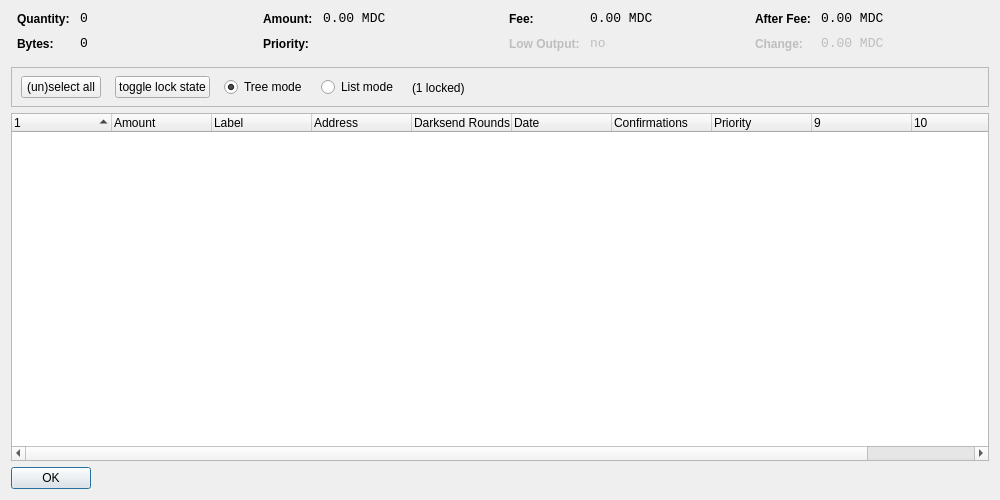
<?xml version="1.0" encoding="UTF-8"?>
<ui version="4.0">
 <class>CoinControlDialog</class>
 <widget class="QDialog" name="CoinControlDialog">
  <property name="geometry">
   <rect>
    <x>0</x>
    <y>0</y>
    <width>1000</width>
    <height>500</height>
   </rect>
  </property>
  <property name="windowTitle">
   <string>Coin Control</string>
  </property>
  <layout class="QVBoxLayout" name="verticalLayout">
   <item>
    <layout class="QHBoxLayout" name="horizontalLayoutTop" stretch="0,0,0,0">
     <property name="topMargin">
      <number>0</number>
     </property>
     <property name="bottomMargin">
      <number>10</number>
     </property>
     <item>
      <layout class="QFormLayout" name="formLayoutCoinControl1">
       <property name="horizontalSpacing">
        <number>10</number>
       </property>
       <property name="verticalSpacing">
        <number>10</number>
       </property>
       <property name="leftMargin">
        <number>6</number>
       </property>
       <property name="rightMargin">
        <number>6</number>
       </property>
       <item row="0" column="0">
        <widget class="QLabel" name="labelCoinControlQuantityText">
         <property name="styleSheet">
          <string notr="true">font-weight:bold;</string>
         </property>
         <property name="text">
          <string>Quantity:</string>
         </property>
        </widget>
       </item>
       <item row="0" column="1">
        <widget class="QLabel" name="labelCoinControlQuantity">
         <property name="font">
          <font>
           <family>Monospace</family>
           <pointsize>10</pointsize>
          </font>
         </property>
         <property name="cursor">
          <cursorShape>IBeamCursor</cursorShape>
         </property>
         <property name="contextMenuPolicy">
          <enum>Qt::ActionsContextMenu</enum>
         </property>
         <property name="text">
          <string notr="true">0</string>
         </property>
         <property name="textInteractionFlags">
          <set>Qt::LinksAccessibleByMouse|Qt::TextSelectableByKeyboard|Qt::TextSelectableByMouse</set>
         </property>
        </widget>
       </item>
       <item row="1" column="0">
        <widget class="QLabel" name="labelCoinControlBytesText">
         <property name="styleSheet">
          <string notr="true">font-weight:bold;</string>
         </property>
         <property name="text">
          <string>Bytes:</string>
         </property>
        </widget>
       </item>
       <item row="1" column="1">
        <widget class="QLabel" name="labelCoinControlBytes">
         <property name="font">
          <font>
           <family>Monospace</family>
           <pointsize>10</pointsize>
          </font>
         </property>
         <property name="cursor">
          <cursorShape>IBeamCursor</cursorShape>
         </property>
         <property name="contextMenuPolicy">
          <enum>Qt::ActionsContextMenu</enum>
         </property>
         <property name="text">
          <string notr="true">0</string>
         </property>
         <property name="textInteractionFlags">
          <set>Qt::LinksAccessibleByMouse|Qt::TextSelectableByKeyboard|Qt::TextSelectableByMouse</set>
         </property>
        </widget>
       </item>
      </layout>
     </item>
     <item>
      <layout class="QFormLayout" name="formLayoutCoinControl2">
       <property name="horizontalSpacing">
        <number>10</number>
       </property>
       <property name="verticalSpacing">
        <number>10</number>
       </property>
       <property name="leftMargin">
        <number>6</number>
       </property>
       <property name="rightMargin">
        <number>6</number>
       </property>
       <item row="0" column="0">
        <widget class="QLabel" name="labelCoinControlAmountText">
         <property name="styleSheet">
          <string notr="true">font-weight:bold;</string>
         </property>
         <property name="text">
          <string>Amount:</string>
         </property>
        </widget>
       </item>
       <item row="0" column="1">
        <widget class="QLabel" name="labelCoinControlAmount">
         <property name="font">
          <font>
           <family>Monospace</family>
           <pointsize>10</pointsize>
          </font>
         </property>
         <property name="cursor">
          <cursorShape>IBeamCursor</cursorShape>
         </property>
         <property name="contextMenuPolicy">
          <enum>Qt::ActionsContextMenu</enum>
         </property>
         <property name="text">
          <string notr="true">0.00 MDC</string>
         </property>
         <property name="textInteractionFlags">
          <set>Qt::LinksAccessibleByMouse|Qt::TextSelectableByKeyboard|Qt::TextSelectableByMouse</set>
         </property>
        </widget>
       </item>
       <item row="1" column="0">
        <widget class="QLabel" name="labelCoinControlPriorityText">
         <property name="styleSheet">
          <string notr="true">font-weight:bold;</string>
         </property>
         <property name="text">
          <string>Priority:</string>
         </property>
        </widget>
       </item>
       <item row="1" column="1">
        <widget class="QLabel" name="labelCoinControlPriority">
         <property name="font">
          <font>
           <family>Monospace</family>
           <pointsize>10</pointsize>
          </font>
         </property>
         <property name="cursor">
          <cursorShape>IBeamCursor</cursorShape>
         </property>
         <property name="contextMenuPolicy">
          <enum>Qt::ActionsContextMenu</enum>
         </property>
         <property name="text">
          <string/>
         </property>
         <property name="textInteractionFlags">
          <set>Qt::LinksAccessibleByMouse|Qt::TextSelectableByKeyboard|Qt::TextSelectableByMouse</set>
         </property>
        </widget>
       </item>
      </layout>
     </item>
     <item>
      <layout class="QFormLayout" name="formLayoutCoinControl3">
       <property name="horizontalSpacing">
        <number>10</number>
       </property>
       <property name="verticalSpacing">
        <number>10</number>
       </property>
       <property name="leftMargin">
        <number>6</number>
       </property>
       <property name="rightMargin">
        <number>6</number>
       </property>
       <item row="0" column="0">
        <widget class="QLabel" name="labelCoinControlFeeText">
         <property name="styleSheet">
          <string notr="true">font-weight:bold;</string>
         </property>
         <property name="text">
          <string>Fee:</string>
         </property>
        </widget>
       </item>
       <item row="0" column="1">
        <widget class="QLabel" name="labelCoinControlFee">
         <property name="font">
          <font>
           <family>Monospace</family>
           <pointsize>10</pointsize>
          </font>
         </property>
         <property name="cursor">
          <cursorShape>IBeamCursor</cursorShape>
         </property>
         <property name="contextMenuPolicy">
          <enum>Qt::ActionsContextMenu</enum>
         </property>
         <property name="text">
          <string notr="true">0.00 MDC</string>
         </property>
         <property name="textInteractionFlags">
          <set>Qt::LinksAccessibleByMouse|Qt::TextSelectableByKeyboard|Qt::TextSelectableByMouse</set>
         </property>
        </widget>
       </item>
       <item row="1" column="0">
        <widget class="QLabel" name="labelCoinControlLowOutputText">
         <property name="enabled">
          <bool>false</bool>
         </property>
         <property name="styleSheet">
          <string notr="true">font-weight:bold;</string>
         </property>
         <property name="text">
          <string>Low Output:</string>
         </property>
        </widget>
       </item>
       <item row="1" column="1">
        <widget class="QLabel" name="labelCoinControlLowOutput">
         <property name="enabled">
          <bool>false</bool>
         </property>
         <property name="font">
          <font>
           <family>Monospace</family>
           <pointsize>10</pointsize>
          </font>
         </property>
         <property name="cursor">
          <cursorShape>IBeamCursor</cursorShape>
         </property>
         <property name="contextMenuPolicy">
          <enum>Qt::ActionsContextMenu</enum>
         </property>
         <property name="text">
          <string notr="true">no</string>
         </property>
         <property name="textInteractionFlags">
          <set>Qt::LinksAccessibleByMouse|Qt::TextSelectableByKeyboard|Qt::TextSelectableByMouse</set>
         </property>
        </widget>
       </item>
      </layout>
     </item>
     <item>
      <layout class="QFormLayout" name="formLayoutCoinControl4">
       <property name="horizontalSpacing">
        <number>10</number>
       </property>
       <property name="verticalSpacing">
        <number>10</number>
       </property>
       <property name="leftMargin">
        <number>6</number>
       </property>
       <property name="rightMargin">
        <number>6</number>
       </property>
       <item row="0" column="0">
        <widget class="QLabel" name="labelCoinControlAfterFeeText">
         <property name="styleSheet">
          <string notr="true">font-weight:bold;</string>
         </property>
         <property name="text">
          <string>After Fee:</string>
         </property>
        </widget>
       </item>
       <item row="0" column="1">
        <widget class="QLabel" name="labelCoinControlAfterFee">
         <property name="font">
          <font>
           <family>Monospace</family>
           <pointsize>10</pointsize>
          </font>
         </property>
         <property name="cursor">
          <cursorShape>IBeamCursor</cursorShape>
         </property>
         <property name="contextMenuPolicy">
          <enum>Qt::ActionsContextMenu</enum>
         </property>
         <property name="text">
          <string notr="true">0.00 MDC</string>
         </property>
         <property name="textInteractionFlags">
          <set>Qt::LinksAccessibleByMouse|Qt::TextSelectableByKeyboard|Qt::TextSelectableByMouse</set>
         </property>
        </widget>
       </item>
       <item row="1" column="0">
        <widget class="QLabel" name="labelCoinControlChangeText">
         <property name="enabled">
          <bool>false</bool>
         </property>
         <property name="styleSheet">
          <string notr="true">font-weight:bold;</string>
         </property>
         <property name="text">
          <string>Change:</string>
         </property>
        </widget>
       </item>
       <item row="1" column="1">
        <widget class="QLabel" name="labelCoinControlChange">
         <property name="enabled">
          <bool>false</bool>
         </property>
         <property name="font">
          <font>
           <family>Monospace</family>
           <pointsize>10</pointsize>
          </font>
         </property>
         <property name="cursor">
          <cursorShape>IBeamCursor</cursorShape>
         </property>
         <property name="contextMenuPolicy">
          <enum>Qt::ActionsContextMenu</enum>
         </property>
         <property name="text">
          <string notr="true">0.00 MDC</string>
         </property>
         <property name="textInteractionFlags">
          <set>Qt::LinksAccessibleByMouse|Qt::TextSelectableByKeyboard|Qt::TextSelectableByMouse</set>
         </property>
        </widget>
       </item>
      </layout>
     </item>
    </layout>
   </item>
   <item>
    <widget class="QFrame" name="frame">
     <property name="minimumSize">
      <size>
       <width>0</width>
       <height>40</height>
      </size>
     </property>
     <property name="frameShape">
      <enum>QFrame::StyledPanel</enum>
     </property>
     <property name="frameShadow">
      <enum>QFrame::Sunken</enum>
     </property>
     <widget class="QWidget" name="horizontalLayoutWidget">
      <property name="geometry">
       <rect>
        <x>10</x>
        <y>0</y>
        <width>781</width>
        <height>41</height>
       </rect>
      </property>
      <layout class="QHBoxLayout" name="horizontalLayoutPanel" stretch="0,0,0,0,0">
       <property name="spacing">
        <number>14</number>
       </property>
       <item>
        <widget class="QPushButton" name="pushButtonSelectAll">
         <property name="sizePolicy">
          <sizepolicy hsizetype="Maximum" vsizetype="Fixed">
           <horstretch>0</horstretch>
           <verstretch>0</verstretch>
          </sizepolicy>
         </property>
         <property name="text">
          <string>(un)select all</string>
         </property>
        </widget>
       </item>
        <item>
         <widget class="QPushButton" name="pushButtonToggleLock">
          <property name="sizePolicy">
           <sizepolicy hsizetype="Maximum" vsizetype="Fixed">
            <horstretch>0</horstretch>
            <verstretch>0</verstretch>
           </sizepolicy>
          </property>
          <property name="text">
           <string>toggle lock state</string>
          </property>
          <property name="autoDefault">
           <bool>false</bool>
          </property>
         </widget>
        </item>
       <item>
        <widget class="QRadioButton" name="radioTreeMode">
         <property name="sizePolicy">
          <sizepolicy hsizetype="Maximum" vsizetype="Fixed">
           <horstretch>0</horstretch>
           <verstretch>0</verstretch>
          </sizepolicy>
         </property>
         <property name="text">
          <string>Tree mode</string>
         </property>
         <property name="checked">
          <bool>true</bool>
         </property>
        </widget>
       </item>
       <item>
        <widget class="QRadioButton" name="radioListMode">
         <property name="sizePolicy">
          <sizepolicy hsizetype="Maximum" vsizetype="Fixed">
           <horstretch>0</horstretch>
           <verstretch>0</verstretch>
          </sizepolicy>
         </property>
         <property name="text">
          <string>List mode</string>
         </property>
        </widget>
       </item>
        <item>
         <widget class="QLabel" name="labelLocked">
          <property name="text">
           <string>(1 locked)</string>
          </property>
         </widget>
        </item>
       <item>
        <spacer name="horizontalSpacer">
         <property name="orientation">
          <enum>Qt::Horizontal</enum>
         </property>
         <property name="sizeHint" stdset="0">
          <size>
           <width>40</width>
           <height>20</height>
          </size>
         </property>
        </spacer>
       </item>
      </layout>
     </widget>
    </widget>
   </item>
   <item>
    <widget class="CoinControlTreeWidget" name="treeWidget">
     <property name="contextMenuPolicy">
      <enum>Qt::CustomContextMenu</enum>
     </property>
     <property name="sortingEnabled">
      <bool>false</bool>
     </property>
     <property name="columnCount">
      <number>11</number>
     </property>
     <attribute name="headerShowSortIndicator" stdset="0">
      <bool>true</bool>
     </attribute>
     <attribute name="headerStretchLastSection">
      <bool>false</bool>
     </attribute>
     <column>
      <property name="text">
       <string/>
      </property>
     </column>
     <column>
      <property name="text">
       <string>Amount</string>
      </property>
     </column>
     <column>
      <property name="text">
       <string>Label</string>
      </property>
     </column>
     <column>
      <property name="text">
       <string>Address</string>
      </property>
     </column>
     <column>
      <property name="text">
       <string>Darksend Rounds</string>
      </property>
    </column>
     <column>
      <property name="text">
       <string>Date</string>
      </property>
     </column>
     <column>
      <property name="text">
       <string>Confirmations</string>
      </property>
      <property name="toolTip">
       <string>Confirmed</string>
      </property>
     </column>
     <column>
      <property name="text">
       <string>Priority</string>
      </property>
     </column>
     <column>
      <property name="text">
       <string/>
      </property>
     </column>
     <column>
      <property name="text">
       <string/>
      </property>
     </column>
     <column>
      <property name="text">
       <string/>
      </property>
     </column>
     <column>
      <property name="text">
       <string/>
      </property>
     </column>
    </widget>
   </item>
   <item>
    <widget class="QDialogButtonBox" name="buttonBox">
     <property name="sizePolicy">
      <sizepolicy hsizetype="Maximum" vsizetype="Fixed">
       <horstretch>0</horstretch>
       <verstretch>0</verstretch>
      </sizepolicy>
     </property>
     <property name="orientation">
      <enum>Qt::Horizontal</enum>
     </property>
     <property name="standardButtons">
      <set>QDialogButtonBox::Ok</set>
     </property>
    </widget>
   </item>
  </layout>
 </widget>
 <customwidgets>
  <customwidget>
   <class>CoinControlTreeWidget</class>
   <extends>QTreeWidget</extends>
   <header>coincontroltreewidget.h</header>
  </customwidget>
 </customwidgets>
 <resources/>
 <connections/>
</ui>
